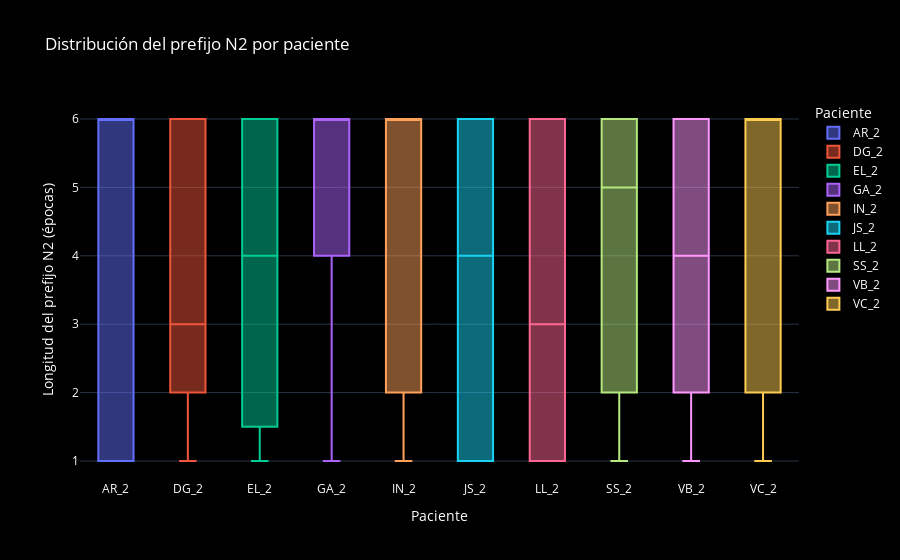
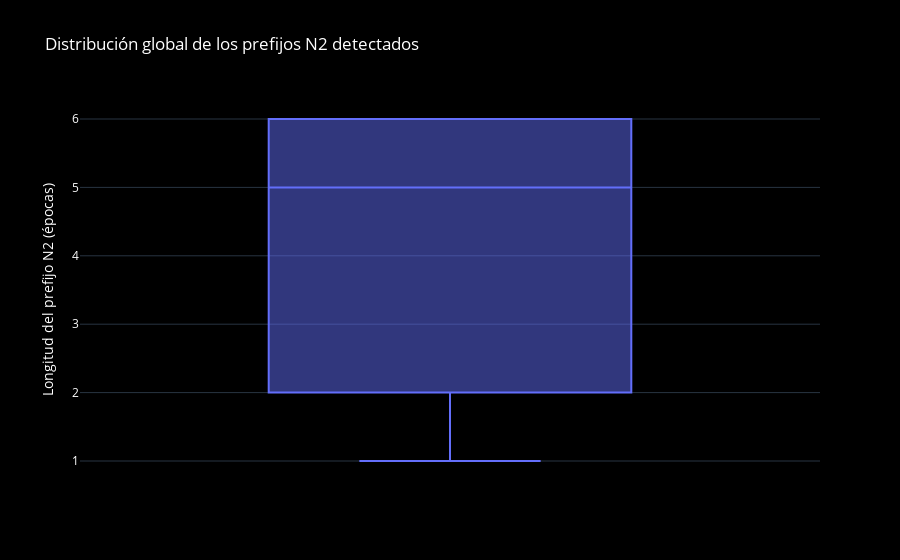

The notebook cell saved with these charts, in order:
### Code cell
df_prefijos_box = construir_dataframe_prefijos(prefijos_por_paciente)

if df_prefijos_box.empty:
    print("No hay datos suficientes para graficar los prefijos de N2 en las ventanas.")
else:
    fig_prefijos_pacientes = px.box(
        df_prefijos_box,
        x="Paciente",
        y="Prefijo N2",
        color="Paciente",
        points="outliers",
        title="Distribución del prefijo N2 por paciente",
        template="plotly_dark"
    )
    fig_prefijos_pacientes.update_layout(
        xaxis_title="Paciente",
        yaxis_title="Longitud del prefijo N2 (épocas)",
        paper_bgcolor="black",
        plot_bgcolor="black",
        legend_title_text="Paciente",
        font=dict(color="white")
    )
    fig_prefijos_pacientes.show()

    fig_prefijos_global = px.box(
        df_prefijos_box,
        y="Prefijo N2",
        points="outliers",
        title="Distribución global de los prefijos N2 detectados",
        template="plotly_dark"
    )
    fig_prefijos_global.update_layout(
        xaxis_title="",
        yaxis_title="Longitud del prefijo N2 (épocas)",
        showlegend=False,
        paper_bgcolor="black",
        plot_bgcolor="black",
        font=dict(color="white")
    )
    fig_prefijos_global.show()

### Figure 1 — Plotly figure (JSON) as saved in the notebook; plotly's stock layout.template omitted (floating-point values rounded to 4 significant figures)
{"data": [{"alignmentgroup": "True", "boxpoints": "outliers", "hovertemplate": "Paciente=%{x}<br>Prefijo N2=%{y}<extra></extra>", "legendgroup": "AR_2", "marker": {"color": "#636efa"}, "name": "AR_2", "notched": false, "offsetgroup": "AR_2", "orientation": "v", "showlegend": true, "type": "box", "x": ["AR_2", "AR_2", "AR_2", "AR_2", "AR_2", "AR_2", "AR_2", "AR_2", "AR_2", "AR_2", "AR_2", "AR_2", "AR_2", "AR_2", "AR_2", "AR_2", "AR_2", "AR_2", "AR_2", "AR_2", "AR_2", "AR_2", "AR_2", "AR_2", "AR_2", "AR_2", "AR_2", "AR_2", "AR_2", "AR_2", "AR_2", "AR_2", "AR_2", "AR_2", "AR_2", "AR_2", "AR_2", "AR_2", "AR_2", "AR_2", "AR_2", "AR_2", "AR_2", "AR_2", "AR_2", "AR_2"], "x0": " ", "xaxis": "x", "y": [6, 1, 5, 1, 6, 6, 6, 6, 1, 3, 1, 6, 6, 6, 6, 1, 1, 6, 6, 1, 6, 6, 6, 6, 6, 6, 6, 6, 6, 6, 4, 1, 1, 6, 6, 6, 6, 6, 6, 1, 6, 6, 1, 6, 1, 6], "y0": " ", "yaxis": "y"}, {"alignmentgroup": "True", "boxpoints": "outliers", "hovertemplate": "Paciente=%{x}<br>Prefijo N2=%{y}<extra></extra>", "legendgroup": "DG_2", "marker": {"color": "#EF553B"}, "name": "DG_2", "notched": false, "offsetgroup": "DG_2", "orientation": "v", "showlegend": true, "type": "box", "x": ["DG_2", "DG_2", "DG_2", "DG_2", "DG_2", "DG_2", "DG_2", "DG_2", "DG_2", "DG_2", "DG_2", "DG_2", "DG_2", "DG_2", "DG_2", "DG_2", "DG_2", "DG_2", "DG_2", "DG_2", "DG_2", "DG_2", "DG_2", "DG_2", "DG_2", "DG_2", "DG_2", "DG_2", "DG_2", "DG_2", "DG_2", "DG_2", "DG_2", "DG_2", "DG_2", "DG_2", "DG_2", "DG_2", "DG_2", "DG_2", "DG_2", "DG_2", "DG_2", "DG_2", "DG_2", "DG_2", "DG_2", "DG_2", "DG_2", "DG_2", "DG_2", "DG_2", "DG_2", "DG_2", "DG_2", "DG_2", "DG_2"], "x0": " ", "xaxis": "x", "y": [2, 6, 1, 3, 2, 1, 3, 6, 6, 6, 4, 6, 3, 6, 1, 6, 2, 5, 5, 2, 1, 3, 6, 6, 1, 1, 2, 6, 2, 2, 1, 1, 1, 6, 5, 6, 6, 3, 3, 3, 1, 1, 2, 6, 6, 6, 3, 6, 3, 1, 6, 6, 2, 6, 6, 1, 2], "y0": " ", "yaxis": "y"}, {"alignmentgroup": "True", "boxpoints": "outliers", "hovertemplate": "Paciente=%{x}<br>Prefijo N2=%{y}<extra></extra>", "legendgroup": "EL_2", "marker": {"color": "#00cc96"}, "name": "EL_2", "notched": false, "offsetgroup": "EL_2", "orientation": "v", "showlegend": true, "type": "box", "x": ["EL_2", "EL_2", "EL_2", "EL_2", "EL_2", "EL_2", "EL_2", "EL_2", "EL_2", "EL_2", "EL_2", "EL_2", "EL_2", "EL_2", "EL_2", "EL_2", "EL_2", "EL_2", "EL_2", "EL_2", "EL_2", "EL_2", "EL_2", "EL_2", "EL_2", "EL_2", "EL_2", "EL_2", "EL_2", "EL_2", "EL_2", "EL_2", "EL_2", "EL_2", "EL_2", "EL_2", "EL_2", "EL_2", "EL_2", "EL_2", "EL_2", "EL_2", "EL_2", "EL_2", "EL_2", "EL_2", "EL_2", "EL_2", "EL_2", "EL_2", "EL_2", "EL_2"], "x0": " ", "xaxis": "x", "y": [6, 3, 3, 2, 1, 6, 2, 5, 6, 6, 2, 6, 1, 1, 1, 6, 2, 1, 1, 6, 5, 5, 6, 2, 6, 6, 5, 2, 6, 6, 5, 2, 1, 6, 1, 6, 4, 4, 6, 6, 6, 6, 1, 1, 2, 1, 2, 4, 6, 1, 6, 1], "y0": " ", "yaxis": "y"}, {"alignmentgroup": "True", "boxpoints": "outliers", "hovertemplate": "Paciente=%{x}<br>Prefijo N2=%{y}<extra></extra>", "legendgroup": "GA_2", "marker": {"color": "#ab63fa"}, "name": "GA_2", "notched": false, "offsetgroup": "GA_2", "orientation": "v", "showlegend": true, "type": "box", "x": ["GA_2", "GA_2", "GA_2", "GA_2", "GA_2", "GA_2", "GA_2", "GA_2", "GA_2", "GA_2", "GA_2", "GA_2", "GA_2", "GA_2", "GA_2", "GA_2", "GA_2", "GA_2", "GA_2", "GA_2", "GA_2", "GA_2", "GA_2", "GA_2", "GA_2", "GA_2", "GA_2", "GA_2", "GA_2", "GA_2", "GA_2", "GA_2", "GA_2", "GA_2"], "x0": " ", "xaxis": "x", "y": [6, 2, 4, 2, 5, 6, 6, 6, 6, 6, 6, 1, 1, 5, 5, 6, 1, 6, 6, 6, 6, 6, 6, 6, 6, 6, 4, 1, 1, 6, 6, 6, 6, 6], "y0": " ", "yaxis": "y"}, {"alignmentgroup": "True", "boxpoints": "outliers", "hovertemplate": "Paciente=%{x}<br>Prefijo N2=%{y}<extra></extra>", "legendgroup": "IN_2", "marker": {"color": "#FFA15A"}, "name": "IN_2", "notched": false, "offsetgroup": "IN_2", "orientation": "v", "showlegend": true, "type": "box", "x": ["IN_2", "IN_2", "IN_2", "IN_2", "IN_2", "IN_2", "IN_2", "IN_2", "IN_2", "IN_2", "IN_2", "IN_2", "IN_2", "IN_2", "IN_2", "IN_2", "IN_2", "IN_2", "IN_2", "IN_2", "IN_2", "IN_2", "IN_2", "IN_2", "IN_2", "IN_2", "IN_2", "IN_2", "IN_2", "IN_2", "IN_2", "IN_2", "IN_2", "IN_2", "IN_2", "IN_2", "IN_2", "IN_2", "IN_2", "IN_2", "IN_2", "IN_2", "IN_2", "IN_2", "IN_2", "IN_2", "IN_2", "IN_2", "IN_2", "IN_2", "IN_2", "IN_2", "IN_2", "IN_2"], "x0": " ", "xaxis": "x", "y": [6, 5, 2, 4, 6, 6, 6, 6, 5, 6, 6, 1, 6, 6, 6, 2, 1, 6, 6, 6, 6, 6, 6, 2, 3, 2, 1, 3, 3, 2, 6, 1, 1, 6, 6, 6, 6, 6, 6, 6, 2, 1, 1, 1, 6, 5, 6, 5, 6, 6, 2, 3, 6, 1], "y0": " ", "yaxis": "y"}, {"alignmentgroup": "True", "boxpoints": "outliers", "hovertemplate": "Paciente=%{x}<br>Prefijo N2=%{y}<extra></extra>", "legendgroup": "JS_2", "marker": {"color": "#19d3f3"}, "name": "JS_2", "notched": false, "offsetgroup": "JS_2", "orientation": "v", "showlegend": true, "type": "box", "x": ["JS_2", "JS_2", "JS_2", "JS_2", "JS_2", "JS_2", "JS_2", "JS_2", "JS_2", "JS_2", "JS_2", "JS_2", "JS_2", "JS_2", "JS_2", "JS_2", "JS_2", "JS_2", "JS_2", "JS_2", "JS_2", "JS_2", "JS_2", "JS_2", "JS_2", "JS_2", "JS_2", "JS_2", "JS_2", "JS_2", "JS_2", "JS_2", "JS_2", "JS_2", "JS_2", "JS_2", "JS_2", "JS_2", "JS_2", "JS_2", "JS_2", "JS_2", "JS_2", "JS_2", "JS_2", "JS_2", "JS_2", "JS_2", "JS_2", "JS_2", "JS_2", "JS_2", "JS_2", "JS_2", "JS_2", "JS_2", "JS_2", "JS_2", "JS_2", "JS_2", "JS_2", "JS_2", "JS_2"], "x0": " ", "xaxis": "x", "y": [6, 6, 1, 1, 1, 4, 4, 1, 1, 6, 6, 3, 1, 6, 2, 4, 1, 1, 4, 6, 1, 6, 6, 6, 5, 3, 1, 2, 1, 5, 6, 6, 6, 6, 3, 1, 2, 3, 5, 4, 5, 6, 6, 6, 4, 5, 2, 6, 6, 6, 6, 1, 6, 6, 1, 4, 1, 1, 6, 1, 4, 6, 6], "y0": " ", "yaxis": "y"}, {"alignmentgroup": "True", "boxpoints": "outliers", "hovertemplate": "Paciente=%{x}<br>Prefijo N2=%{y}<extra></extra>", "legendgroup": "LL_2", "marker": {"color": "#FF6692"}, "name": "LL_2", "notched": false, "offsetgroup": "LL_2", "orientation": "v", "showlegend": true, "type": "box", "x": ["LL_2", "LL_2", "LL_2", "LL_2", "LL_2", "LL_2", "LL_2", "LL_2", "LL_2", "LL_2", "LL_2", "LL_2", "LL_2", "LL_2", "LL_2", "LL_2", "LL_2", "LL_2", "LL_2", "LL_2", "LL_2", "LL_2", "LL_2", "LL_2", "LL_2", "LL_2", "LL_2", "LL_2", "LL_2", "LL_2", "LL_2", "LL_2", "LL_2", "LL_2", "LL_2", "LL_2", "LL_2", "LL_2", "LL_2", "LL_2", "LL_2", "LL_2", "LL_2", "LL_2", "LL_2", "LL_2", "LL_2", "LL_2", "LL_2", "LL_2", "LL_2", "LL_2", "LL_2", "LL_2", "LL_2", "LL_2", "LL_2", "LL_2", "LL_2", "LL_2", "LL_2", "LL_2", "LL_2", "LL_2", "LL_2", "LL_2", "LL_2", "LL_2", "LL_2", "LL_2", "LL_2"], "x0": " ", "xaxis": "x", "y": [1, 6, 1, 2, 1, 1, 1, 2, 4, 4, 6, 1, 6, 1, 4, 1, 1, 2, 6, 1, 1, 1, 1, 3, 1, 6, 2, 6, 6, 6, 6, 5, 6, 6, 1, 1, 3, 1, 1, 1, 4, 3, 5, 6, 2, 4, 6, 3, 1, 1, 3, 6, 1, 6, 6, 5, 6, 1, 1, 4, 2, 3, 6, 4, 1, 3, 1, 1, 1, 6, 1], "y0": " ", "yaxis": "y"}, {"alignmentgroup": "True", "boxpoints": "outliers", "hovertemplate": "Paciente=%{x}<br>Prefijo N2=%{y}<extra></extra>", "legendgroup": "SS_2", "marker": {"color": "#B6E880"}, "name": "SS_2", "notched": false, "offsetgroup": "SS_2", "orientation": "v", "showlegend": true, "type": "box", "x": ["SS_2", "SS_2", "SS_2", "SS_2", "SS_2", "SS_2", "SS_2", "SS_2", "SS_2", "SS_2", "SS_2", "SS_2", "SS_2", "SS_2", "SS_2", "SS_2", "SS_2", "SS_2", "SS_2", "SS_2", "SS_2", "SS_2", "SS_2", "SS_2", "SS_2", "SS_2", "SS_2", "SS_2", "SS_2", "SS_2", "SS_2", "SS_2", "SS_2", "SS_2", "SS_2", "SS_2", "SS_2", "SS_2", "SS_2", "SS_2", "SS_2", "SS_2", "SS_2", "SS_2", "SS_2", "SS_2", "SS_2", "SS_2", "SS_2"], "x0": " ", "xaxis": "x", "y": [6, 2, 2, 1, 2, 6, 6, 6, 1, 1, 4, 1, 5, 5, 6, 6, 3, 1, 1, 5, 2, 6, 6, 2, 1, 6, 6, 6, 1, 2, 6, 6, 2, 6, 6, 6, 6, 3, 6, 6, 6, 6, 6, 6, 3, 1, 4, 4, 2], "y0": " ", "yaxis": "y"}, {"alignmentgroup": "True", "boxpoints": "outliers", "hovertemplate": "Paciente=%{x}<br>Prefijo N2=%{y}<extra></extra>", "legendgroup": "VB_2", "marker": {"color": "#FF97FF"}, "name": "VB_2", "notched": false, "offsetgroup": "VB_2", "orientation": "v", "showlegend": true, "type": "box", "x": ["VB_2", "VB_2", "VB_2", "VB_2", "VB_2", "VB_2", "VB_2", "VB_2", "VB_2", "VB_2", "VB_2", "VB_2", "VB_2", "VB_2", "VB_2", "VB_2", "VB_2", "VB_2", "VB_2", "VB_2", "VB_2", "VB_2", "VB_2", "VB_2", "VB_2", "VB_2", "VB_2", "VB_2", "VB_2", "VB_2", "VB_2", "VB_2", "VB_2", "VB_2", "VB_2", "VB_2", "VB_2", "VB_2", "VB_2", "VB_2", "VB_2"], "x0": " ", "xaxis": "x", "y": [2, 3, 6, 3, 6, 6, 6, 6, 6, 2, 5, 6, 1, 1, 6, 1, 2, 6, 6, 2, 3, 2, 6, 2, 1, 1, 1, 1, 1, 2, 6, 6, 6, 6, 6, 5, 5, 3, 4, 1, 6], "y0": " ", "yaxis": "y"}, {"alignmentgroup": "True", "boxpoints": "outliers", "hovertemplate": "Paciente=%{x}<br>Prefijo N2=%{y}<extra></extra>", "legendgroup": "VC_2", "marker": {"color": "#FECB52"}, "name": "VC_2", "notched": false, "offsetgroup": "VC_2", "orientation": "v", "showlegend": true, "type": "box", "x": ["VC_2", "VC_2", "VC_2", "VC_2", "VC_2", "VC_2", "VC_2", "VC_2", "VC_2", "VC_2", "VC_2", "VC_2", "VC_2", "VC_2", "VC_2", "VC_2", "VC_2", "VC_2", "VC_2", "VC_2", "VC_2", "VC_2", "VC_2", "VC_2", "VC_2", "VC_2", "VC_2", "VC_2", "VC_2", "VC_2", "VC_2", "VC_2", "VC_2", "VC_2", "VC_2", "VC_2", "VC_2"], "x0": " ", "xaxis": "x", "y": [6, 2, 6, 6, 2, 1, 3, 6, 6, 6, 6, 1, 2, 1, 6, 6, 4, 6, 6, 6, 6, 6, 6, 6, 3, 6, 2, 6, 6, 4, 2, 6, 1, 3, 1, 2, 6], "y0": " ", "yaxis": "y"}], "layout": {"boxmode": "overlay", "font": {"color": "white"}, "legend": {"title": {"text": "Paciente"}, "tracegroupgap": 0}, "paper_bgcolor": "black", "plot_bgcolor": "black", "title": {"text": "Distribución del prefijo N2 por paciente"}, "xaxis": {"anchor": "y", "categoryarray": ["AR_2", "DG_2", "EL_2", "GA_2", "IN_2", "JS_2", "LL_2", "SS_2", "VB_2", "VC_2"], "categoryorder": "array", "domain": [0, 1], "title": {"text": "Paciente"}}, "yaxis": {"anchor": "x", "domain": [0, 1], "title": {"text": "Longitud del prefijo N2 (épocas)"}}}}

### Figure 2 — Plotly figure (JSON) as saved in the notebook; plotly's stock layout.template omitted (floating-point values rounded to 4 significant figures; data arrays with more than 128 entries replaced by an {"elided": "..."} marker saying what was removed)
{"data": [{"alignmentgroup": "True", "boxpoints": "outliers", "hovertemplate": "Prefijo N2=%{y}<extra></extra>", "legendgroup": "", "marker": {"color": "#636efa"}, "name": "", "notched": false, "offsetgroup": "", "orientation": "v", "showlegend": false, "type": "box", "x0": " ", "xaxis": "x", "y": {"elided": "504 int values"}, "y0": " ", "yaxis": "y"}], "layout": {"boxmode": "group", "font": {"color": "white"}, "legend": {"tracegroupgap": 0}, "paper_bgcolor": "black", "plot_bgcolor": "black", "showlegend": false, "title": {"text": "Distribución global de los prefijos N2 detectados"}, "xaxis": {"anchor": "y", "domain": [0, 1], "title": {"text": ""}}, "yaxis": {"anchor": "x", "domain": [0, 1], "title": {"text": "Longitud del prefijo N2 (épocas)"}}}}
